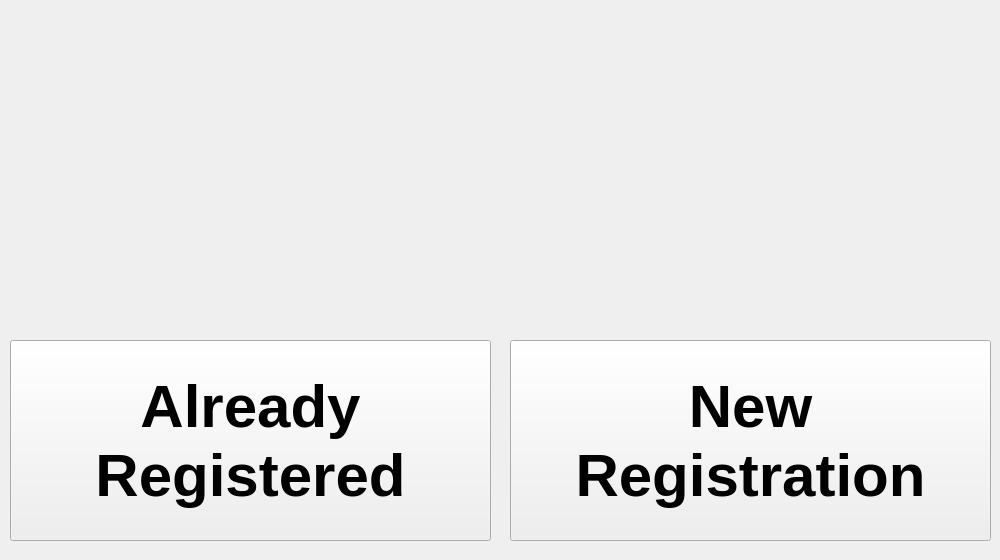
<?xml version="1.0" encoding="UTF-8"?>
<ui version="4.0">
 <class>MainWindow</class>
 <widget class="QMainWindow" name="MainWindow">
  <property name="geometry">
   <rect>
    <x>0</x>
    <y>0</y>
    <width>1000</width>
    <height>560</height>
   </rect>
  </property>
  <property name="sizePolicy">
   <sizepolicy hsizetype="MinimumExpanding" vsizetype="Minimum">
    <horstretch>0</horstretch>
    <verstretch>0</verstretch>
   </sizepolicy>
  </property>
  <property name="sizeIncrement">
   <size>
    <width>1</width>
    <height>1</height>
   </size>
  </property>
  <property name="windowTitle">
   <string>MainWindow</string>
  </property>
  <widget class="QWidget" name="centralwidget">
   <property name="sizePolicy">
    <sizepolicy hsizetype="Expanding" vsizetype="Expanding">
     <horstretch>1</horstretch>
     <verstretch>1</verstretch>
    </sizepolicy>
   </property>
   <property name="sizeIncrement">
    <size>
     <width>0</width>
     <height>0</height>
    </size>
   </property>
   <property name="mouseTracking">
    <bool>true</bool>
   </property>
   <property name="acceptDrops">
    <bool>true</bool>
   </property>
   <widget class="QStackedWidget" name="stackedWidget">
    <property name="geometry">
     <rect>
      <x>0</x>
      <y>0</y>
      <width>1000</width>
      <height>560</height>
     </rect>
    </property>
    <widget class="QWidget" name="main_page">
     <widget class="QLabel" name="background">
      <property name="geometry">
       <rect>
        <x>0</x>
        <y>0</y>
        <width>1000</width>
        <height>560</height>
       </rect>
      </property>
      <property name="text">
       <string/>
      </property>
      <property name="pixmap">
       <pixmap>../resources/background.png</pixmap>
      </property>
      <property name="scaledContents">
       <bool>true</bool>
      </property>
     </widget>
     <widget class="QWidget" name="gridLayoutWidget">
      <property name="geometry">
       <rect>
        <x>0</x>
        <y>340</y>
        <width>1001</width>
        <height>201</height>
       </rect>
      </property>
      <layout class="QGridLayout" name="gridLayout" rowstretch="0" columnstretch="0,0">
       <property name="sizeConstraint">
        <enum>QLayout::SetMinimumSize</enum>
       </property>
       <property name="leftMargin">
        <number>10</number>
       </property>
       <property name="rightMargin">
        <number>10</number>
       </property>
       <property name="horizontalSpacing">
        <number>19</number>
       </property>
       <property name="verticalSpacing">
        <number>0</number>
       </property>
       <item row="0" column="0">
        <widget class="QPushButton" name="already_button">
         <property name="sizePolicy">
          <sizepolicy hsizetype="Expanding" vsizetype="Expanding">
           <horstretch>1</horstretch>
           <verstretch>1</verstretch>
          </sizepolicy>
         </property>
         <property name="minimumSize">
          <size>
           <width>300</width>
           <height>50</height>
          </size>
         </property>
         <property name="sizeIncrement">
          <size>
           <width>0</width>
           <height>0</height>
          </size>
         </property>
         <property name="font">
          <font>
           <family>Segoe UI</family>
           <pointsize>45</pointsize>
           <bold>true</bold>
          </font>
         </property>
         <property name="text">
          <string>Already
Registered</string>
         </property>
        </widget>
       </item>
       <item row="0" column="1">
        <widget class="QPushButton" name="registration_button">
         <property name="sizePolicy">
          <sizepolicy hsizetype="Expanding" vsizetype="Expanding">
           <horstretch>1</horstretch>
           <verstretch>1</verstretch>
          </sizepolicy>
         </property>
         <property name="minimumSize">
          <size>
           <width>300</width>
           <height>50</height>
          </size>
         </property>
         <property name="sizeIncrement">
          <size>
           <width>0</width>
           <height>0</height>
          </size>
         </property>
         <property name="font">
          <font>
           <family>Segoe UI</family>
           <pointsize>45</pointsize>
           <bold>true</bold>
          </font>
         </property>
         <property name="text">
          <string>New 
Registration</string>
         </property>
        </widget>
       </item>
      </layout>
     </widget>
    </widget>
    <widget class="QWidget" name="already_registered_page">
     <widget class="QLabel" name="already_bg">
      <property name="geometry">
       <rect>
        <x>0</x>
        <y>0</y>
        <width>1000</width>
        <height>560</height>
       </rect>
      </property>
      <property name="text">
       <string/>
      </property>
      <property name="pixmap">
       <pixmap>../resources/background.png</pixmap>
      </property>
      <property name="scaledContents">
       <bool>true</bool>
      </property>
     </widget>
     <widget class="QLineEdit" name="alr_wsu_id_form">
      <property name="geometry">
       <rect>
        <x>400</x>
        <y>410</y>
        <width>241</width>
        <height>31</height>
       </rect>
      </property>
      <property name="font">
       <font>
        <pointsize>12</pointsize>
        <bold>true</bold>
       </font>
      </property>
      <property name="text">
       <string/>
      </property>
      <property name="maxLength">
       <number>8</number>
      </property>
     </widget>
     <widget class="QLabel" name="alr_wsu_id_label">
      <property name="geometry">
       <rect>
        <x>70</x>
        <y>400</y>
        <width>311</width>
        <height>51</height>
       </rect>
      </property>
      <property name="font">
       <font>
        <pointsize>23</pointsize>
        <bold>true</bold>
       </font>
      </property>
      <property name="styleSheet">
       <string notr="true">color: rgb(255, 255, 255);</string>
      </property>
      <property name="text">
       <string>Enter your WSU ID:</string>
      </property>
     </widget>
     <widget class="QPushButton" name="alr_submit_button">
      <property name="geometry">
       <rect>
        <x>700</x>
        <y>350</y>
        <width>251</width>
        <height>151</height>
       </rect>
      </property>
      <property name="sizePolicy">
       <sizepolicy hsizetype="Expanding" vsizetype="Expanding">
        <horstretch>1</horstretch>
        <verstretch>1</verstretch>
       </sizepolicy>
      </property>
      <property name="minimumSize">
       <size>
        <width>0</width>
        <height>50</height>
       </size>
      </property>
      <property name="sizeIncrement">
       <size>
        <width>0</width>
        <height>0</height>
       </size>
      </property>
      <property name="font">
       <font>
        <family>Segoe UI</family>
        <pointsize>45</pointsize>
        <bold>true</bold>
       </font>
      </property>
      <property name="text">
       <string>Submit</string>
      </property>
     </widget>
    </widget>
    <widget class="QWidget" name="new_regis_page">
     <widget class="QLabel" name="new_bg">
      <property name="geometry">
       <rect>
        <x>0</x>
        <y>0</y>
        <width>1000</width>
        <height>560</height>
       </rect>
      </property>
      <property name="text">
       <string/>
      </property>
      <property name="pixmap">
       <pixmap>../resources/background.png</pixmap>
      </property>
      <property name="scaledContents">
       <bool>true</bool>
      </property>
     </widget>
     <widget class="QLabel" name="new_wsu_id_label">
      <property name="geometry">
       <rect>
        <x>70</x>
        <y>400</y>
        <width>311</width>
        <height>51</height>
       </rect>
      </property>
      <property name="font">
       <font>
        <pointsize>23</pointsize>
        <bold>true</bold>
       </font>
      </property>
      <property name="styleSheet">
       <string notr="true">color: rgb(255, 255, 255);</string>
      </property>
      <property name="text">
       <string>Enter your WSU ID:</string>
      </property>
     </widget>
     <widget class="QLineEdit" name="new_wsu_id_form">
      <property name="geometry">
       <rect>
        <x>400</x>
        <y>410</y>
        <width>241</width>
        <height>31</height>
       </rect>
      </property>
      <property name="font">
       <font>
        <pointsize>12</pointsize>
        <bold>true</bold>
       </font>
      </property>
      <property name="inputMask">
       <string/>
      </property>
      <property name="text">
       <string/>
      </property>
      <property name="maxLength">
       <number>8</number>
      </property>
     </widget>
     <widget class="QLabel" name="birthdate_label">
      <property name="geometry">
       <rect>
        <x>70</x>
        <y>460</y>
        <width>311</width>
        <height>51</height>
       </rect>
      </property>
      <property name="font">
       <font>
        <pointsize>23</pointsize>
        <bold>true</bold>
       </font>
      </property>
      <property name="styleSheet">
       <string notr="true">color: rgb(255, 255, 255);</string>
      </property>
      <property name="text">
       <string>Enter your birthdate:</string>
      </property>
     </widget>
     <widget class="QLineEdit" name="birthdate_form">
      <property name="geometry">
       <rect>
        <x>400</x>
        <y>470</y>
        <width>241</width>
        <height>31</height>
       </rect>
      </property>
      <property name="font">
       <font>
        <pointsize>12</pointsize>
        <bold>true</bold>
       </font>
      </property>
      <property name="toolTip">
       <string/>
      </property>
      <property name="toolTipDuration">
       <number>-1</number>
      </property>
      <property name="text">
       <string/>
      </property>
      <property name="maxLength">
       <number>10</number>
      </property>
      <property name="placeholderText">
       <string>MM/DD/YYYY</string>
      </property>
     </widget>
     <widget class="QLabel" name="name_label">
      <property name="geometry">
       <rect>
        <x>70</x>
        <y>340</y>
        <width>311</width>
        <height>51</height>
       </rect>
      </property>
      <property name="font">
       <font>
        <pointsize>23</pointsize>
        <bold>true</bold>
       </font>
      </property>
      <property name="styleSheet">
       <string notr="true">color: rgb(255, 255, 255);</string>
      </property>
      <property name="text">
       <string>Enter your name:</string>
      </property>
     </widget>
     <widget class="QLineEdit" name="name_form">
      <property name="geometry">
       <rect>
        <x>400</x>
        <y>350</y>
        <width>241</width>
        <height>31</height>
       </rect>
      </property>
      <property name="font">
       <font>
        <pointsize>12</pointsize>
        <bold>true</bold>
       </font>
      </property>
      <property name="toolTip">
       <string/>
      </property>
      <property name="text">
       <string/>
      </property>
      <property name="maxLength">
       <number>100</number>
      </property>
     </widget>
     <widget class="QPushButton" name="new_submit_button">
      <property name="geometry">
       <rect>
        <x>700</x>
        <y>350</y>
        <width>251</width>
        <height>151</height>
       </rect>
      </property>
      <property name="sizePolicy">
       <sizepolicy hsizetype="Expanding" vsizetype="Expanding">
        <horstretch>1</horstretch>
        <verstretch>1</verstretch>
       </sizepolicy>
      </property>
      <property name="minimumSize">
       <size>
        <width>0</width>
        <height>50</height>
       </size>
      </property>
      <property name="sizeIncrement">
       <size>
        <width>0</width>
        <height>0</height>
       </size>
      </property>
      <property name="font">
       <font>
        <family>Segoe UI</family>
        <pointsize>45</pointsize>
        <bold>true</bold>
       </font>
      </property>
      <property name="text">
       <string>Submit</string>
      </property>
     </widget>
    </widget>
    <widget class="QWidget" name="success">
     <widget class="QLabel" name="new_bg_2">
      <property name="geometry">
       <rect>
        <x>0</x>
        <y>0</y>
        <width>1000</width>
        <height>560</height>
       </rect>
      </property>
      <property name="text">
       <string/>
      </property>
      <property name="pixmap">
       <pixmap>../resources/success.png</pixmap>
      </property>
      <property name="scaledContents">
       <bool>true</bool>
      </property>
     </widget>
    </widget>
   </widget>
  </widget>
  <widget class="QMenuBar" name="menubar">
   <property name="geometry">
    <rect>
     <x>0</x>
     <y>0</y>
     <width>1000</width>
     <height>22</height>
    </rect>
   </property>
  </widget>
 </widget>
 <resources/>
 <connections/>
</ui>
